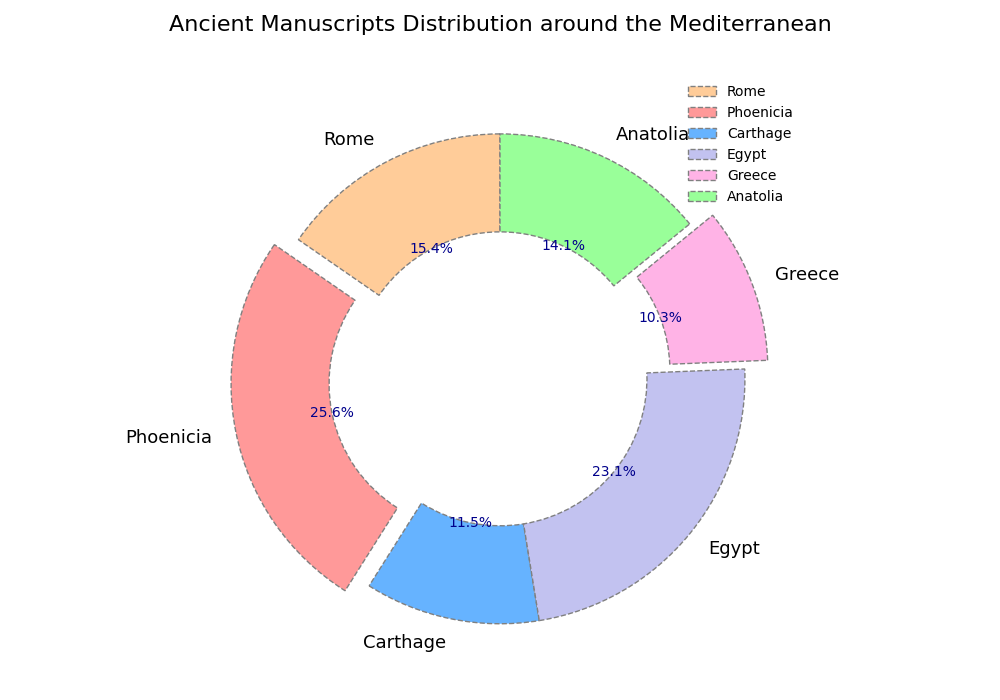

Generate this figure with Python:
import matplotlib.pyplot as plt

# Shuffled values of manuscripts while preserving the data structure's dimensions
regions = ['Rome', 'Phoenicia', 'Carthage', 'Egypt', 'Greece', 'Anatolia']
manuscripts = [120, 200, 90, 180, 80, 110]  # Shuffled as per the task direction
colors = ['#ffcc99','#ff9999','#66b3ff','#c2c2f0','#ffb3e6','#99ff99']
explode = (0, 0.1, 0, 0, 0.1, 0)

fig, ax = plt.subplots(figsize=(10, 7))
wedges, texts, autotexts = ax.pie(manuscripts, labels=regions, autopct='%1.1f%%', startangle=90, 
                                  colors=colors, explode=explode, wedgeprops=dict(edgecolor='gray', linestyle='--', width=0.4))

for text in texts:
    text.set_size(13)
    text.set_fontweight('normal')
for autotext in autotexts:
    autotext.set_color('darkblue')
    autotext.set_weight('normal')

plt.title('Ancient Manuscripts Distribution around the Mediterranean', 
          fontsize=16, fontweight='normal', pad=30)

ax.grid(True, linestyle='-.', color='lightgrey')

plt.tight_layout()
plt.legend(wedges, regions, loc="upper right", frameon=False)
plt.show()
